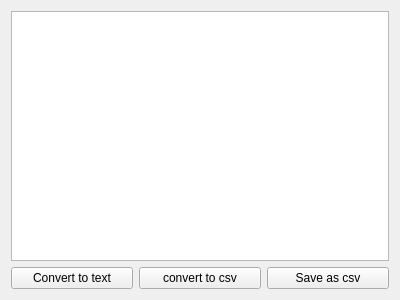
<?xml version="1.0" encoding="UTF-8"?>
<ui version="4.0">
 <class>Timetable</class>
 <widget class="QWidget" name="Timetable">
  <property name="geometry">
   <rect>
    <x>0</x>
    <y>0</y>
    <width>400</width>
    <height>300</height>
   </rect>
  </property>
  <property name="windowTitle">
   <string>Timetable</string>
  </property>
  <layout class="QVBoxLayout" name="verticalLayout_3">
   <item>
    <widget class="QTextEdit" name="textEdit"/>
   </item>
   <item>
    <layout class="QHBoxLayout" name="horizontalLayout">
     <item>
      <widget class="QPushButton" name="pushButton_3">
       <property name="text">
        <string>Convert to text</string>
       </property>
      </widget>
     </item>
     <item>
      <widget class="QPushButton" name="pushButton_2">
       <property name="text">
        <string>convert to csv</string>
       </property>
      </widget>
     </item>
     <item>
      <widget class="QPushButton" name="pushButton">
       <property name="text">
        <string>Save as csv</string>
       </property>
      </widget>
     </item>
    </layout>
   </item>
  </layout>
 </widget>
 <layoutdefault spacing="6" margin="11"/>
 <resources/>
 <connections/>
</ui>
